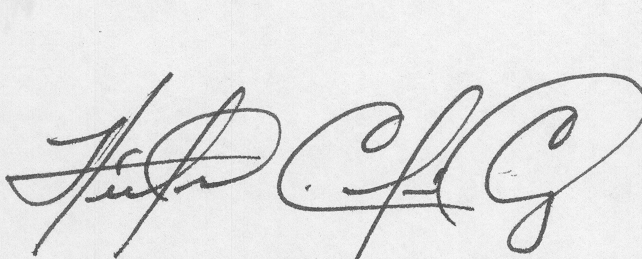
#> input picture dados/full_org/original_17_4.png, 642 x 259 px; its folder holds only this picture in this run
$ jupyter execute gerador_ruidos.ipynb
#> lines starting #> are read from the running program, lines starting #| are printed output that depends on the picture; after the words box and inside, x2 and y2 are one past the last pixel; in counts of white or black regions, pixels touching at a corner belong together
[cell 1]
import cv2
import matplotlib.pyplot as plt
import numpy as np
from PIL import Image, ImageDraw, ImageFont
import pandas as pd
from datetime import datetime
import random
import os

[cell 2]
def add_random_straight_lines(image, height, width):
    num_lines = np.random.randint(1, 5)
    y0 = int(height/num_lines)
    for i in range(num_lines):
        line_thickness = np.random.randint(1, 5)
        x1, x2 = 0, width
        y = y0*(i+1) + np.random.randint(-0.05*height, 0.05*height)
        image = cv2.line(image, (x1, y), (x2, y), (130, 130, 130), thickness=line_thickness)
        prev_y = y
    return image

[cell 3]
def add_random_text(image, height, width):
    closings = ['Sincerly', 'Regards', 'Cordially', 'Yours trulyt']
    bottom_text = ['Amal Joseph', 'Steve Jobs', 'Larry Page', 'Paul Walker']

    font = [cv2.FONT_HERSHEY_DUPLEX, cv2.FONT_HERSHEY_COMPLEX, cv2.FONT_HERSHEY_TRIPLEX]
    y = np.random.randint(0.75*height, 1.02*height)
    x = np.random.randint(0.0005*width, 0.3*width)
    fontScale = np.random.random() + 0.7
    thickness = np.random.randint(1, 3)
    image = cv2.putText(image, np.random.choice(bottom_text), (x, y), np.random.choice(font), fontScale, (0, 0, 0), thickness, cv2.LINE_AA)
    return image

[cell 4]
def process_image(image_path):
    image = cv2.imread(image_path)
    height, width, _ = image.shape
    image = add_random_text(image, height, width)
    image = add_random_straight_lines(image, height, width)

    return np.array(image)

[cell 5]
import matplotlib.pyplot as plt

cont = 0
for file in os.listdir('../dados/full_org'):
    if file.endswith('.png'):
        full_path = os.path.join(os.path.dirname(os.getcwd()), 'dados', 'full_org', file)

        # Lê imagem original
        original = cv2.imread(full_path)
#> original is the input picture: shape (259, 642, 3); min 63, max 251, mean 226.7
        original_rgb = cv2.cvtColor(original, cv2.COLOR_BGR2RGB)  # Converte para RGB

        # Processa com ruído
        processada = process_image(full_path)
#> in add_random_text, `image = cv2.putText(image, np.random.choice(bottom_text), (x, y), np.r..`:
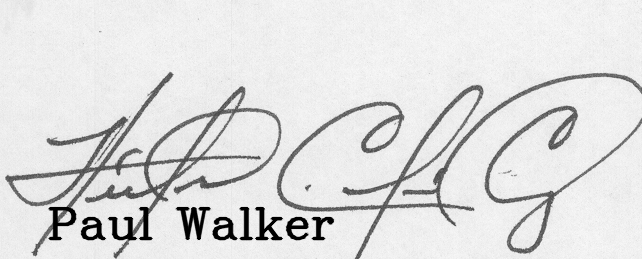
#> image: shape (259, 642, 3); 2.52% of pixels changed, all inside (x1, y1, x2, y2) = (47, 206, 335, 241)
#> the loop in add_random_straight_lines, `for i in range(num_lines):` made 4 passes
#> pass 1, in add_random_straight_lines, `image = cv2.line(image, (x1, y), (x2, y), (130, 130, 130), thickness=l..`:
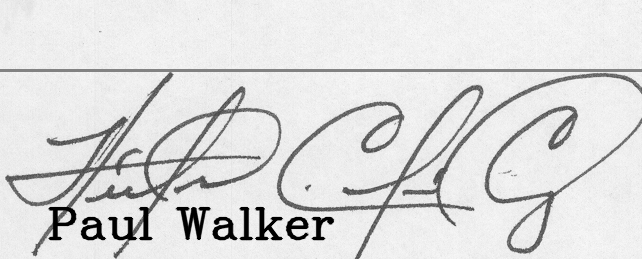
#> image: shape (259, 642, 3); 1.16% of pixels changed, all inside (x1, y1, x2, y2) = (0, 69, 642, 72)
#> pass 2, in add_random_straight_lines, `image = cv2.line(image, (x1, y), (x2, y), (130, 130, 130), thickness=l..`:
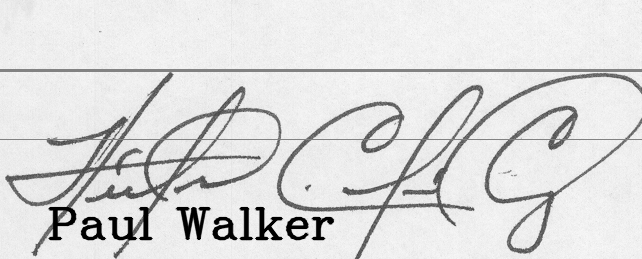
#> image: shape (259, 642, 3); 0.39% of pixels changed, all inside (x1, y1, x2, y2) = (0, 139, 642, 140)
#> pass 3, in add_random_straight_lines, `image = cv2.line(image, (x1, y), (x2, y), (130, 130, 130), thickness=l..`:
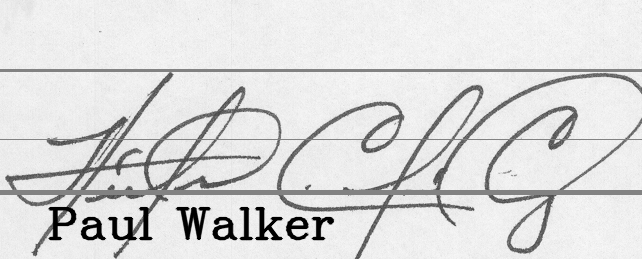
#> image: shape (259, 642, 3); 1.93% of pixels changed, all inside (x1, y1, x2, y2) = (0, 190, 642, 195)
#> after the loop in add_random_straight_lines, `for i in range(num_lines):`:
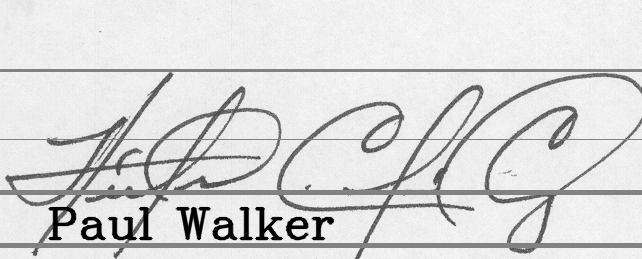
#> image: shape (259, 642, 3); 1.93% of pixels changed, all inside (x1, y1, x2, y2) = (0, 243, 642, 248)
        processada_rgb = cv2.cvtColor(processada, cv2.COLOR_BGR2RGB)

        if cont == 0:
            print('Imagem de exemplo com e sem ruído:')
            plt.figure(figsize=(10, 5))

            plt.subplot(1, 2, 1)
            plt.imshow(original_rgb)
            plt.title('Original')
            plt.axis('off')

            plt.subplot(1, 2, 2)
            plt.imshow(processada_rgb)
            plt.title('Com Ruído')
            plt.axis('off')

            plt.tight_layout()
            plt.show()

        cont += 1
        cv2.imwrite(f'../dados/noisy/noisy_{cont}.png', processada)

$ run again, on dados/full_org/original_6_19.png
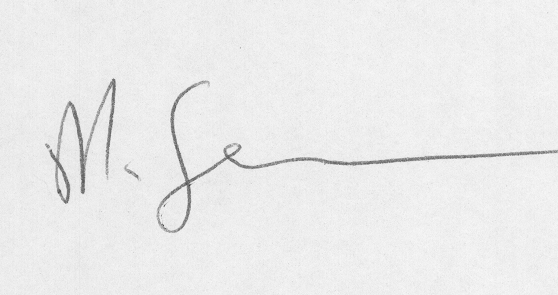
#> input picture dados/full_org/original_6_19.png, 558 x 295 px
#> original is the input picture: shape (295, 558, 3); min 60, max 249, mean 235.1
#> the loop in add_random_straight_lines, `for i in range(num_lines):` made 4 passes
#> pass 1, in add_random_straight_lines, `image = cv2.line(image, (x1, y), (x2, y), (130, 130, 130), thickness=l..`:
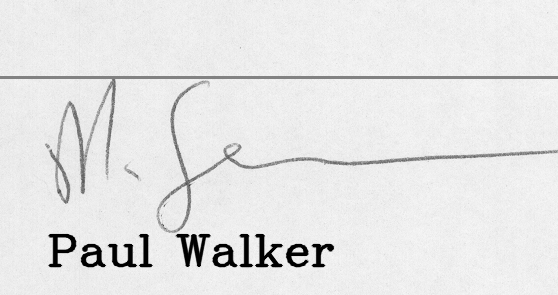
#> image: shape (295, 558, 3); min 0, max 249, mean 229.6
#> after the loop in add_random_straight_lines, `for i in range(num_lines):`:
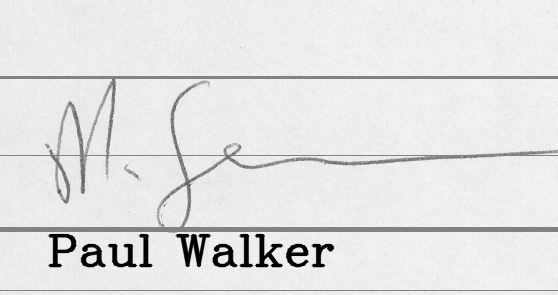
#> image: shape (295, 558, 3); min 0, max 249, mean 227.2

$ run again, on dados/full_org/original_1_22.png
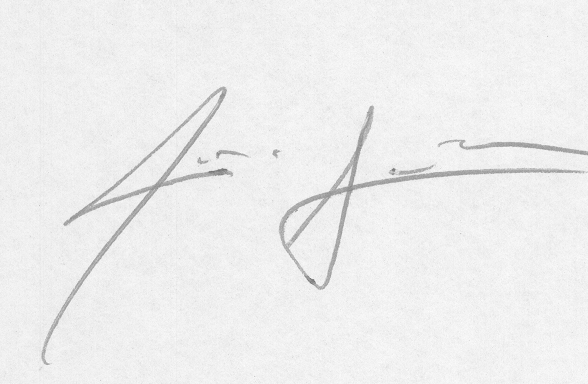
#> input picture dados/full_org/original_1_22.png, 588 x 384 px
#> original is the input picture: shape (384, 588, 3); min 115, max 253, mean 237.9
#> the loop in add_random_straight_lines, `for i in range(num_lines):` made 4 passes
#> pass 1, in add_random_straight_lines, `image = cv2.line(image, (x1, y), (x2, y), (130, 130, 130), thickness=l..`:
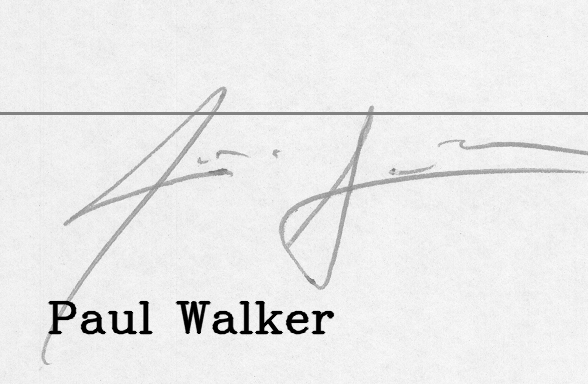
#> image: shape (384, 588, 3); min 0, max 253, mean 233.8
#> after the loop in add_random_straight_lines, `for i in range(num_lines):`:
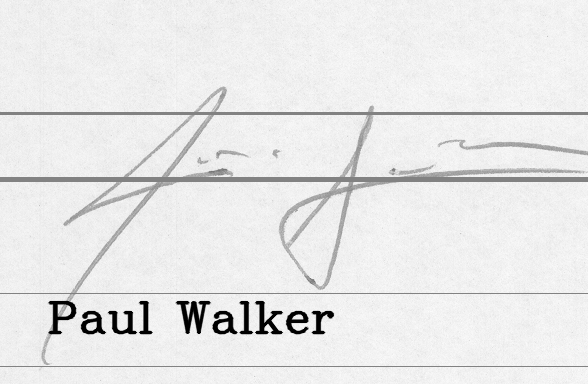
#> image: shape (384, 588, 3); min 0, max 253, mean 231.9
